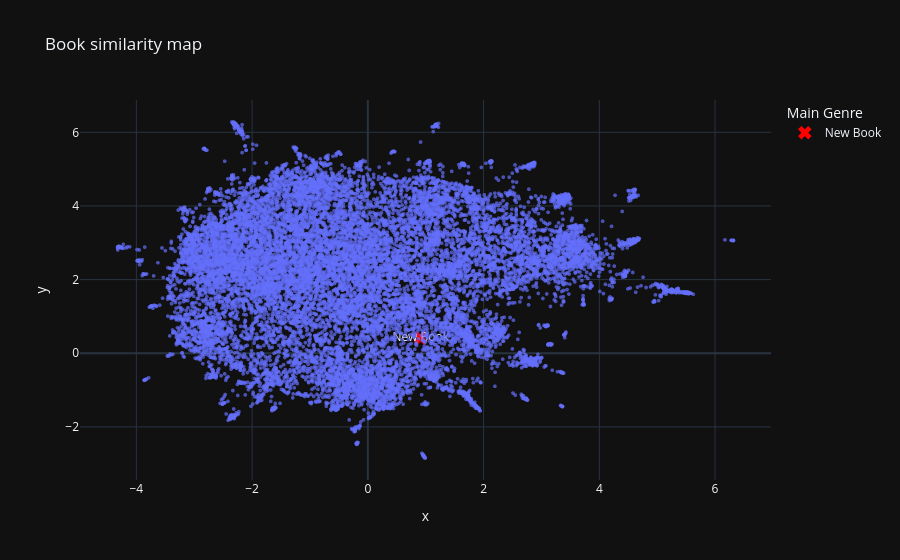

The code cell stored with this chart in its notebook:
### Markdown cell above
#### 3.1.5 Adding a new book

### Code cell
new_book = {
    'title': "Martyr!",
    'author': "Kaveh Akbar",
    'plot_summary': """
Cyrus is a queer poet living in Indiana, recovering from addiction to alcohol and drugs. His father, now deceased, was an Iranian migrant worker on a farm in rural Indiana. Cyrus believes that when he was a baby, his mother was killed on Iran Air Flight 655, a passenger plane which was shot down by a US missile during the Iran-Iraq war.

Cyrus is interested in the idea of martyrdom, and begins working on a "book of martyrs", while considering his own conceptual suicide as a potential martyr. He hears of an Iranian performance artist named Orkideh, who has terminal breast cancer, and is spending her last days in the Brooklyn Museum as part of a Marina Abramović-esque performance piece named "Death-Speak". Cyrus travels to New York to talk with Orkideh, bringing his roommate Zee. Zee has strong feelings for Cyrus, although their relationship is often fraught.

The book cycles between time periods and perspectives, including chapters told by Cyrus' mother, who was in a secret lesbian relationship in Iran, and his uncle, who, while serving in the Iran-Iraq war, was instructed to dress as an "angel" on horseback in order to comfort dying Iranian soldiers on the battlefield.

Upon Orkideh's death, Cyrus finds out from Sang - Orkideh's gallerist and ex-wife - that Orkideh was actually his mother, Roya. Roya had swapped passports with her lover Leila in order to escape Iran, and Leila was killed on the plane. In a dreamlike final scene, Cyrus appears to reconcile with Zee, before walking into a pool of golden light.
    """
}

new_embedding = model.encode([new_book['plot_summary']])

new_point = reducer.transform(new_embedding)

fig.add_scatter(
    x=[new_point[0, 0]],
    y=[new_point[0, 1]],
    mode="markers+text",
    text=["New Book"],
    marker=dict(size=12, color="red", symbol="x"),
    name="New Book"
)
fig.show()

### Figure 1 — Plotly figure (JSON) as saved in the notebook; plotly's stock layout.template omitted (floating-point values rounded to 4 significant figures; data arrays with more than 128 entries replaced by an {"elided": "..."} marker saying what was removed)
{"data": [{"customdata": {"elided": "16220x2 str values"}, "hovertemplate": "x=%{x}<br>y=%{y}<br>book_title=%{customdata[0]}<br>author=%{customdata[1]}<extra></extra>", "legendgroup": "", "marker": {"color": "#636efa", "opacity": 0.7, "size": 4, "symbol": "circle"}, "mode": "markers", "name": "", "showlegend": false, "type": "scattergl", "x": {"elided": "16220 float values"}, "xaxis": "x", "y": {"elided": "16220 float values"}, "yaxis": "y"}, {"marker": {"color": "red", "size": 12, "symbol": "x"}, "mode": "markers+text", "name": "New Book", "text": ["New Book"], "type": "scatter", "x": [0.9131], "y": [0.4118]}], "layout": {"legend": {"title": {"text": "Main Genre"}, "tracegroupgap": 0}, "title": {"text": "Book similarity map"}, "xaxis": {"anchor": "y", "domain": [0, 1], "title": {"text": "x"}}, "yaxis": {"anchor": "x", "domain": [0, 1], "title": {"text": "y"}}}}
